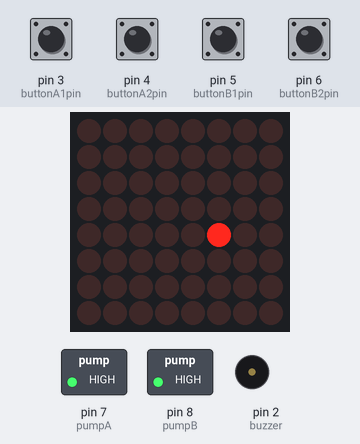
A sketch run on a simulated Arduino Uno, built with avr-gcc and run on an emulated ATmega328P. Parts: 8×8 LED matrix, switched loads named in the sketch (green lamp = pin HIGH), buzzer (waves = sounding). Dashed ring = blinking. Inputs (shaded band) come from the test bench; at power-on: pin 3 (buttonA1pin), pin 4 (buttonA2pin), pin 5 (buttonB1pin), pin 6 (buttonB2pin) LOW. EEPROM starts erased; what the sketch prints to the serial monitor is not drawn.

Above: at 1.25 s.
1.3 s: pin 4 (buttonA2pin) pulled HIGH for 1 s
At 2.1 s:
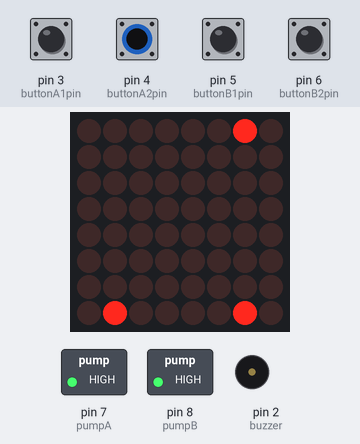
2.9 s: pin 3 (buttonA1pin) pulled HIGH for 1 s
At 3.51 s:
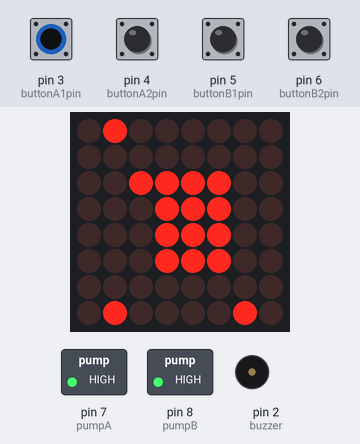
4.5 s: pin 5 (buttonB1pin) pulled HIGH for 1 s
At 4.72 s:
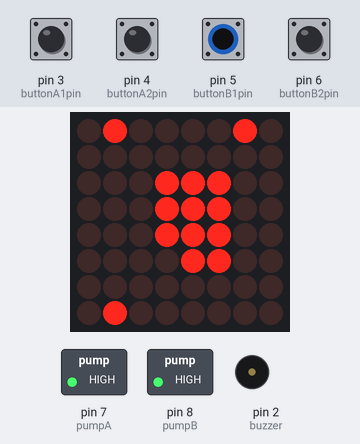
6.1 s: pin 6 (buttonB2pin) pulled HIGH for 1 s
At 6.52 s:
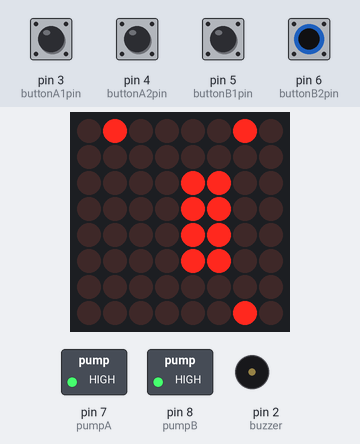
7.7 s: pin 3 (buttonA1pin) pulled HIGH for 1 s
At 8.32 s:
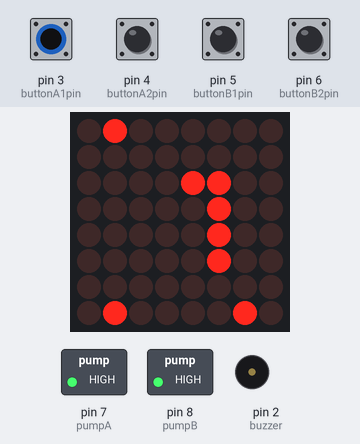
9.3 s: pin 4 (buttonA2pin) pulled HIGH for 1 s
At 9.53 s:
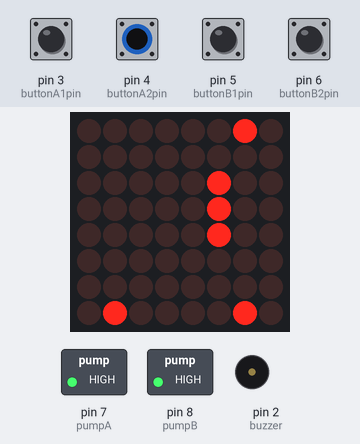
Timing chart, 0 to 12.8 s (numbered marks = the images above; inputs shaded):
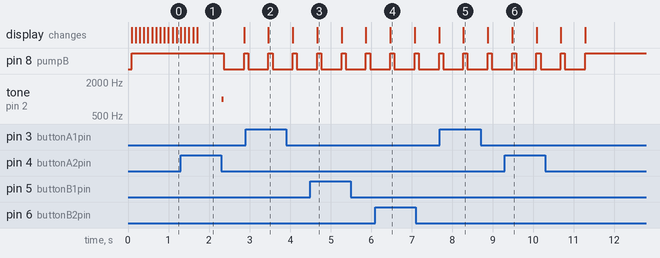

Measured:
- after the input at 1.3 s, pin 8 (pumpB): HIGH → LOW after 1.1 s, → HIGH 0.50 s later; tone on pin 2 (buzzer): silent → 1000 Hz after 1.0 s, → silent 0.05 s later; the display: first differs from a run without the input after 0.41 s (image 1)
- after the input at 2.9 s, the display: changes after 0.57 s (image 2)
- after the input at 4.5 s, the display: changes after 0.17 s (image 3)
- after the input at 6.1 s, the display: changes after 0.37 s (image 4)
- after the input at 7.7 s, the display: changes after 0.58 s (image 5)
- after the input at 9.3 s, the display: changes after 0.18 s (image 6)
- what the display in image 3 shows lasts 0.6 s, from 4.7 s to 5.3 s

The sketch:

main.ino
```cpp
#include "LedControl.h"  // library that we need for this sketch and the MAX7219.
#include <EEPROM.h>


typedef uint8_t byte;
LedControl lc = LedControl(11, 9, 10, 1);

byte smileyA1[] = {
  B00000000,
  B00000000,
  B00000000,
  B00000000,
  B00000000,
  B00000000,
  B00000000,
  B00000000
};

// Define your data structure
struct MySettings {
  int flag;
  int durationA1;
  int durationA2;
  int durationB1;
  int durationB2;
};

#define buzzer 2       // Define the buzzer pin
#define buttonA1pin 3  //Define the push button A1 pin
#define buttonA2pin 4  //Define the push button A2 pin
#define buttonB1pin 5  //Define the push button B1 pin
#define buttonB2pin 6  //Define the push button B2 pin
#define pumpA 7       // Define the pump 1 pin
#define pumpB 8       // Define the pump 2 pin
#define defaultFlagValue 111

// Screen states
byte screenBuffer[8];
int currentScreen = 0;
// 0 - loading
// 1 - ready
// 2 - edit

// Pumps states
int pumpsTickDuration = 500;
bool isPumpAWorking = false;
int pumpATotalTicks = 0;
int pumpATicksLeft = 0;
bool isPumpBWorking = false;
int pumpBTotalTicks = 0;
int pumpBTicksLeft = 0;

// Loading states
int loadingTime = 0;
int loadingDelay = 16;

// Buttons start press time
unsigned long btnA1MsStart = 0;
unsigned long btnA2MsStart = 0;
unsigned long btnB1MsStart = 0;
unsigned long btnB2MsStart = 0;

// Button to edit
int buttonToEdit;
bool settingsWereChanged = false;
bool settingsWereDisplayed = false;

MySettings settings = { defaultFlagValue, 15, 3, 15, 3 };

int isLoading() {
  return currentScreen == 0;
}

void setup() {
  // Initialize serial communication at 9600 baud rate
  Serial.begin(9600);

  digitalWrite(pumpA, HIGH);
  digitalWrite(pumpB, HIGH);

  loadSavedSettings();

  Serial.print("Settings flag: ");
  Serial.println(settings.flag);
  Serial.print("Settings durationA1: ");
  Serial.println(settings.durationA1);
  Serial.print("Settings durationA2: ");
  Serial.println(settings.durationA2);
  Serial.print("Settings durationB1: ");
  Serial.println(settings.durationB1);
  Serial.print("Settings durationB2: ");
  Serial.println(settings.durationB2);
  //settings.durationA1++;
  //  EEPROM.put(0, settings);

  lc.shutdown(0, false);
  lc.setIntensity(0, 0);

  pinMode(buzzer, OUTPUT);
  pinMode(pumpA, OUTPUT);
  pinMode(pumpB, OUTPUT);
  pinMode(buttonA1pin, INPUT);
  pinMode(buttonA2pin, INPUT);
  pinMode(buttonB1pin, INPUT);
  pinMode(buttonB2pin, INPUT);
}

void loop() {
  checkBtnStates();

  updatePumps();

  rerender();

  delay(100);
}
```

buttons.ino
```cpp
int isBtnTopLeftPressed() {
  return digitalRead(buttonB2pin) == HIGH;
}

int isBtnBottomLeftPressed() {
  return digitalRead(buttonB1pin) == HIGH;
}

int isBtnTopRightPressed() {
  return digitalRead(buttonA2pin) == HIGH;
}

int isBtnBottomRightPressed() {
  return digitalRead(buttonA1pin) == HIGH;
}

void checkBtnStates() {


  if (currentScreen == 1 && !isPumping()) {

    long currentMs = millis();

    if (isBtnTopLeftPressed() || btnA1MsStart != 0) {
      if (btnA1MsStart == 0) {
        btnA1MsStart = currentMs;
      } else if (isBtnTopLeftPressed() && currentMs - btnA1MsStart > 3000) {
        currentScreen = 2;
        buttonToEdit = 1;
        btnA1MsStart = 0;
        playSound(50);
      } else if (!isBtnTopLeftPressed()) {
        isPumpAWorking = true;
        pumpATicksLeft = settings.durationA1;
        pumpATotalTicks = settings.durationA1;
        btnA1MsStart = 0;
        playSound(50);
      }
    }

    if (isBtnBottomLeftPressed() || btnA2MsStart != 0) {
      if (btnA2MsStart == 0) {
        btnA2MsStart = currentMs;
      } else if (isBtnBottomLeftPressed() && currentMs - btnA2MsStart > 3000) {
        currentScreen = 2;
        buttonToEdit = 2;
        btnA2MsStart = 0;
        playSound(50);
      } else if (!isBtnBottomLeftPressed()) {
        isPumpAWorking = true;
        pumpATicksLeft = settings.durationA2;
        pumpATotalTicks = settings.durationA2;
        btnA2MsStart = 0;
        playSound(50);
      }
    }

    if (isBtnTopRightPressed() || btnB1MsStart != 0) {
      if (btnB1MsStart == 0) {
        btnB1MsStart = currentMs;
      } else if (isBtnTopRightPressed() && currentMs - btnB1MsStart > 3000) {
        currentScreen = 2;
        buttonToEdit = 3;
        btnB1MsStart = 0;
        playSound(50);
      } else if (!isBtnTopRightPressed()) {
        isPumpBWorking = true;
        pumpBTicksLeft = settings.durationB1;
        pumpBTotalTicks = settings.durationB1;
        btnB1MsStart = 0;
        playSound(50);
      }
    }

    if (isBtnBottomRightPressed() || btnB2MsStart != 0) {
      if (btnB2MsStart == 0) {
        btnB2MsStart = currentMs;
      } else if (isBtnBottomRightPressed() && currentMs - btnB2MsStart > 3000) {
        currentScreen = 2;
        buttonToEdit = 4;
        btnB2MsStart = 0;
        playSound(50);
      } else if (!isBtnBottomRightPressed()) {
        isPumpBWorking = true;
        pumpBTicksLeft = settings.durationB2;
        pumpBTotalTicks = settings.durationB2;
        btnB2MsStart = 0;
        playSound(50);
      }
    }
  }

  if (currentScreen == 2) {
    if (isBtnTopLeftPressed()) {
      settingsWereChanged = true;
      playSound(50);

      switch (buttonToEdit) {
        case 1:
          if (settings.durationA1 < 16) {
            settings.durationA1++;
          }
          break;
        case 2:
          if (settings.durationA2 < 16) {
            settings.durationA2++;
          }
          break;
        case 3:
          if (settings.durationB1 < 16) {
            settings.durationB1++;
          }
          break;
        case 4:
          if (settings.durationB2 < 16) {
            settings.durationB2++;
          }
          break;
      }
    }

    if (isBtnBottomLeftPressed()) {
      settingsWereChanged = true;
      playSound(50);

      switch (buttonToEdit) {
        case 1:
          if (settings.durationA1 > 1) {
            settings.durationA1--;
          }
          break;
        case 2:
          if (settings.durationA2 > 1) {
            settings.durationA2--;
          }
          break;
        case 3:
          if (settings.durationB1 > 1) {
            settings.durationB1--;
          }
          break;
        case 4:
          if (settings.durationB2 > 1) {
            settings.durationB2--;
          }
          break;
      }
    }

    if (isBtnTopRightPressed()) {
      settingsWereChanged = true;
      loadSavedSettings();
      playSound(50);
    }

    if (isBtnBottomRightPressed() && settingsWereChanged) {
      saveSettings();
      currentScreen = 1;
      settingsWereChanged = false;
      playSound(50);
      delay(50);
      playSound(50);
      delay(1000);
    }
  }
}
```

graphics.ino
```cpp
void clearScreen() {
  for (int i = 0; i < 8; i++) {
    screenBuffer[i] = 0;
  }
}

void renderScreen() {
  for (int i = 0; i < 8; i++) {
    lc.setRow(0, i, screenBuffer[i]);
  }
}

void rerender() {
  if (currentScreen == 0) {
    if (loadingTime < loadingDelay) {
      generateLoadingFrame();
      loadingTime++;
    } else {
      clearScreen();
      currentScreen = 1;
    }
  }
  if (currentScreen == 1) {
    generateMainScreen();
  }
  if (currentScreen == 2) {
    generateEditScreen();
  }
  renderScreen();
}

byte* generateLoadingFrame() {
  const byte circleX[8] = { 3, 4, 5, 5, 4, 3, 2, 2 };
  const byte circleY[8] = { 2, 2, 3, 4, 5, 5, 4, 3 };
  static byte frame = 0;

  clearScreen();

  byte x = circleX[frame];
  byte y = circleY[frame];

  screenBuffer[y] |= (1 << (7 - x));

  frame++;

  if (frame >= 8) {
    frame = 0;
  }
}

void renderPumpProcess() {
  if (isPumpAWorking) {
    renderSquare(pumpATicksLeft);
  } else if (isPumpBWorking) {
    renderSquare(pumpBTicksLeft);
  }
}

void renderSquare(int totalCount) {
  const byte startX = 2;
  const byte startY = 2;
  int drawn = 0;
  int total = totalCount;
  Serial.print(totalCount);


  for (byte x = 0; x < 4; x++) {
    for (byte y = 0; y < 4; y++) {
      if (drawn < total) {
        screenBuffer[startY + y] |= (1 << (startX + x));
      }
      drawn++;
    }
  }
}

void renderButtonsIndicators() {
  screenBuffer[0] = B01000010;
  screenBuffer[7] = B01000010;

  if (isBtnTopLeftPressed()) {
    screenBuffer[7] = B00000010;
  }
  if (isBtnBottomLeftPressed()) {
    screenBuffer[7] = B01000000;
  }

  if (isBtnTopRightPressed()) {
    screenBuffer[0] = B00000010;
  }

  if (isBtnBottomRightPressed()) {
    screenBuffer[0] = B01000000;
  }
}

void generateMainScreen() {
  clearScreen();

  renderButtonsIndicators();

  if (isPumping()) {
    renderPumpProcess();
  }
}

void generateEditScreen() {
  clearScreen();

  renderButtonsIndicators();

  switch (buttonToEdit) {
    case 1:
      renderSquare(settings.durationA1);
      break;
    case 2:
      renderSquare(settings.durationA2);
      break;
    case 3:
      renderSquare(settings.durationB1);
      break;
    case 4:
      renderSquare(settings.durationB2);
      break;
  }
}
```

pumps.ino
```cpp
int isPumping() {
  return isPumpAWorking || isPumpBWorking;
}

void updatePumps() {
  if (isPumping()) {
    if (pumpATicksLeft > 0) {
      digitalWrite(pumpA, LOW);
      delay(pumpsTickDuration);
      digitalWrite(pumpA, HIGH);
      pumpATicksLeft--;
    } else {
      isPumpAWorking = false;
    }
    if (pumpBTicksLeft > 0) {
      digitalWrite(pumpB, LOW);
      delay(pumpsTickDuration);
      digitalWrite(pumpB, HIGH);
      pumpBTicksLeft--;
    } else {
      isPumpBWorking = false;
    }
  }
}
```

sound.ino
```cpp
void playSound(int duration){
  tone(buzzer, 1000);
  delay(duration);
  noTone(buzzer);
}
```

settings.ino
```cpp
void loadSavedSettings(){
  MySettings loadedSettings;
  EEPROM.get(0, loadedSettings);

  if (loadedSettings.flag != defaultFlagValue) { // Check saved settings.
    EEPROM.put(0, settings);
  } else {
    settings = loadedSettings;
  }
}

void saveSettings(){
  EEPROM.put(0, settings);
}
```
